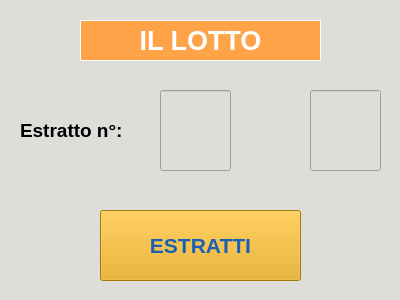
<?xml version="1.0" encoding="UTF-8"?>
<ui version="4.0">
 <class>Form</class>
 <widget class="QWidget" name="Form">
  <property name="windowModality">
   <enum>Qt::NonModal</enum>
  </property>
  <property name="geometry">
   <rect>
    <x>0</x>
    <y>0</y>
    <width>400</width>
    <height>300</height>
   </rect>
  </property>
  <property name="font">
   <font>
    <pointsize>14</pointsize>
    <weight>75</weight>
    <bold>true</bold>
   </font>
  </property>
  <property name="windowTitle">
   <string>LOTTO</string>
  </property>
  <property name="styleSheet">
   <string notr="true">background-color: rgb(222, 221, 218);</string>
  </property>
  <widget class="QLabel" name="lb_intestazione">
   <property name="geometry">
    <rect>
     <x>80</x>
     <y>20</y>
     <width>241</width>
     <height>41</height>
    </rect>
   </property>
   <property name="font">
    <font>
     <pointsize>20</pointsize>
     <weight>75</weight>
     <bold>true</bold>
    </font>
   </property>
   <property name="styleSheet">
    <string notr="true">background-color: rgb(255, 163, 72);
color: rgb(255, 255, 255);</string>
   </property>
   <property name="frameShape">
    <enum>QFrame::Box</enum>
   </property>
   <property name="text">
    <string>IL LOTTO</string>
   </property>
   <property name="alignment">
    <set>Qt::AlignCenter</set>
   </property>
   <property name="margin">
    <number>0</number>
   </property>
  </widget>
  <widget class="QPushButton" name="pushButton">
   <property name="geometry">
    <rect>
     <x>100</x>
     <y>210</y>
     <width>201</width>
     <height>71</height>
    </rect>
   </property>
   <property name="font">
    <font>
     <pointsize>16</pointsize>
     <weight>75</weight>
     <bold>true</bold>
    </font>
   </property>
   <property name="styleSheet">
    <string notr="true">color: rgb(26, 95, 180);
background-color: rgb(229, 165, 10);</string>
   </property>
   <property name="text">
    <string>ESTRATTI</string>
   </property>
  </widget>
  <widget class="QLineEdit" name="lineEdit">
   <property name="geometry">
    <rect>
     <x>310</x>
     <y>90</y>
     <width>71</width>
     <height>81</height>
    </rect>
   </property>
   <property name="font">
    <font>
     <pointsize>20</pointsize>
     <weight>75</weight>
     <bold>true</bold>
    </font>
   </property>
   <property name="alignment">
    <set>Qt::AlignCenter</set>
   </property>
  </widget>
  <widget class="QLabel" name="label">
   <property name="geometry">
    <rect>
     <x>20</x>
     <y>110</y>
     <width>131</width>
     <height>41</height>
    </rect>
   </property>
   <property name="font">
    <font>
     <pointsize>14</pointsize>
     <weight>75</weight>
     <bold>true</bold>
    </font>
   </property>
   <property name="text">
    <string>Estratto n°: </string>
   </property>
  </widget>
  <widget class="QLineEdit" name="lineEdit_2">
   <property name="geometry">
    <rect>
     <x>160</x>
     <y>90</y>
     <width>71</width>
     <height>81</height>
    </rect>
   </property>
   <property name="font">
    <font>
     <pointsize>20</pointsize>
     <weight>75</weight>
     <bold>true</bold>
    </font>
   </property>
   <property name="alignment">
    <set>Qt::AlignCenter</set>
   </property>
  </widget>
 </widget>
 <resources/>
 <connections/>
</ui>
